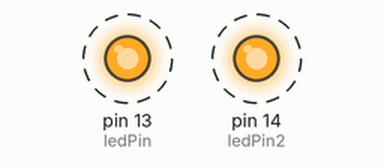
Simulated run of this sketch. Board: Arduino Uno, built with avr-gcc and run on an emulated ATmega328P. Parts: output pins drawn as LEDs (lit = HIGH). Dashed ring = blinking.

Above: at 0.2 s.
Timing chart, 0 to 3.0 s (numbered marks = the images above):
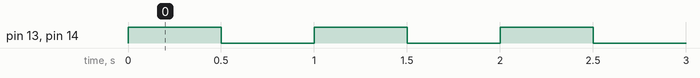

The sketch:

ledBlink.ino
```cpp
int ledPin = 13;
int ledPin2 = 14;

void setup() {
  //set up leds
  pinMode(ledPin, OUTPUT);
  pinMode(ledPin2, OUTPUT);
}

void loop() {
  //turn leds on
  digitalWrite(ledPin, HIGH);
  digitalWrite(ledPin2, HIGH);
  //wait 500 ms
  delay(500);
  //turn leds off
  digitalWrite(ledPin, LOW);
  digitalWrite(ledPin2, LOW);
  //wait 500ms
  delay(500);
}
```

Measured:
- by itself, pin 13 (ledPin), pin 14 (ledPin2): alternates HIGH for 0.50 s and LOW for 0.50 s
